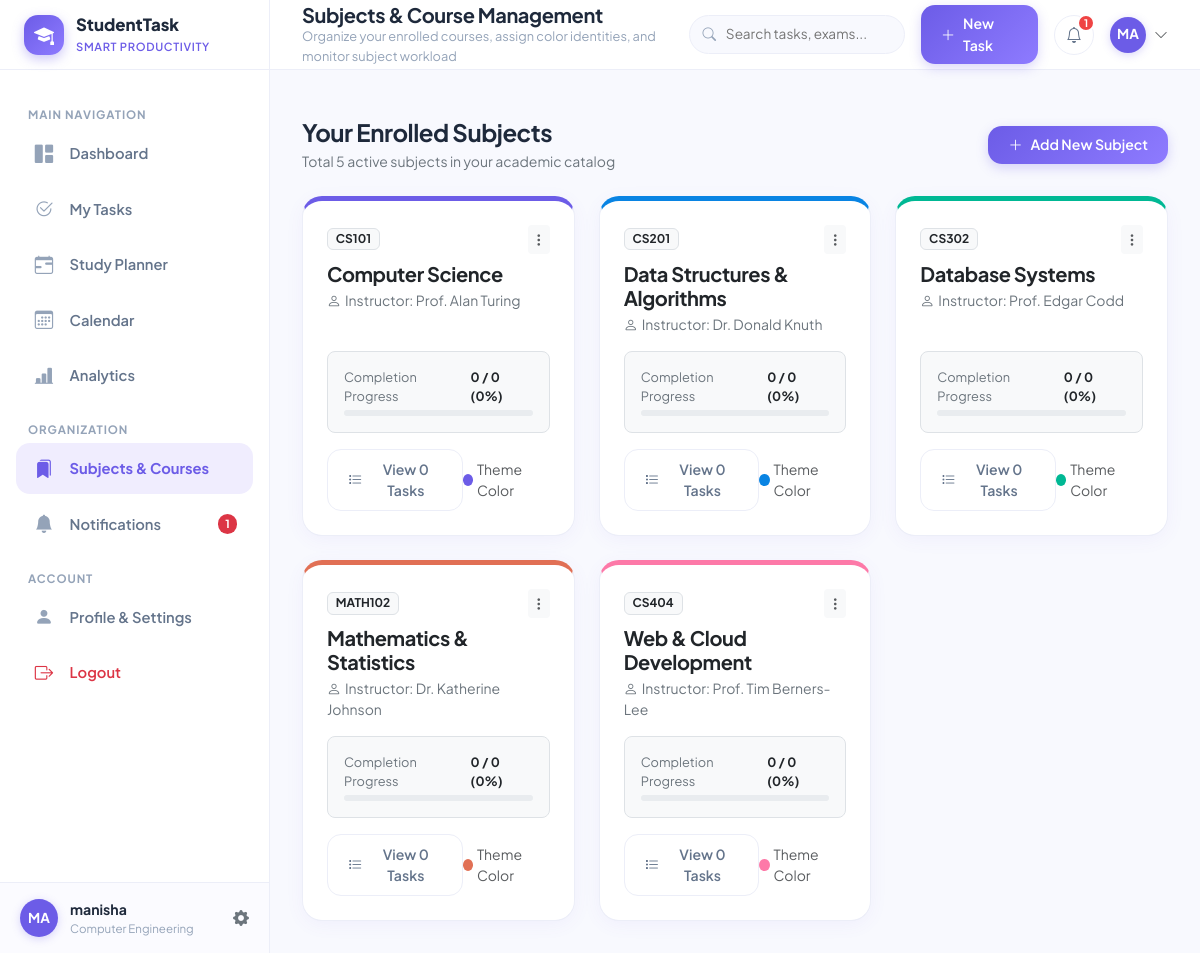
/subjects (signed in), run on the app's committed database.
### models.py (models this page shows, shortened)
class User(UserMixin, db.Model):
    __tablename__ = 'users'
    id = db.Column(db.Integer, primary_key=True)
    name = db.Column(db.String(100), nullable=False)
    email = db.Column(db.String(120), unique=True, nullable=False, index=True)
    password_hash = db.Column(db.String(256), nullable=False)
    college = db.Column(db.String(150), nullable=True)
    major = db.Column(db.String(150), nullable=True)
    semester = db.Column(db.String(50), nullable=True)
    avatar_color = db.Column(db.String(20), default='#6C5CE7')
    created_at = db.Column(db.DateTime, default=datetime.utcnow)
    tasks = db.relationship('Task', backref='student', cascade='all, delete-orphan', lazy=True)
    subjects = db.relationship('Subject', backref='student', cascade='all, delete-orphan', lazy=True)
    schedules = db.relationship('StudySchedule', backref='student', cascade='all, delete-orphan', lazy=True)
    notifications = db.relationship('Notification', backref='student', cascade='all, delete-orphan', lazy=True)
    @property
    def initials(self):
        parts = self.name.strip().split()
        if len(parts) >= 2:
            return f"{parts[0][0]}{parts[1][0]}".upper()
        elif len(parts) == 1 and len(parts[0]) > 0:
            return parts[0][:2].upper()
        return "ST"

class Subject(db.Model):
    __tablename__ = 'subjects'
    id = db.Column(db.Integer, primary_key=True)
    user_id = db.Column(db.Integer, db.ForeignKey('users.id', ondelete='CASCADE'), nullable=False, index=True)
    name = db.Column(db.String(100), nullable=False)
    code = db.Column(db.String(30), nullable=True)
    color = db.Column(db.String(20), default='#6C5CE7')
    instructor = db.Column(db.String(100), nullable=True)
    created_at = db.Column(db.DateTime, default=datetime.utcnow)
    tasks = db.relationship('Task', backref='subject', lazy=True)
    schedules = db.relationship('StudySchedule', backref='subject', lazy=True)

class Notification(db.Model):
    __tablename__ = 'notifications'
    id = db.Column(db.Integer, primary_key=True)
    user_id = db.Column(db.Integer, db.ForeignKey('users.id', ondelete='CASCADE'), nullable=False, index=True)
    title = db.Column(db.String(150), nullable=False)
    message = db.Column(db.Text, nullable=False)
    notification_type = db.Column(db.String(30), default='reminder')  # overdue, deadline, reminder, system
    is_read = db.Column(db.Boolean, default=False)
    action_link = db.Column(db.String(200), nullable=True)
    created_at = db.Column(db.DateTime, default=datetime.utcnow)

### app.py (the view, shortened to what this page needs)
@app.route('/subjects', methods=['GET', 'POST'])
@login_required
def subject_list():
    subjects = Subject.query.filter_by(user_id=current_user.id).all()
    subject_stats = []
    for s in subjects:
        task_count = Task.query.filter_by(user_id=current_user.id, subject_id=s.id).count()
        completed_count = Task.query.filter_by(user_id=current_user.id, subject_id=s.id, status='Completed').count()
        subject_stats.append({
            'subject': s,
            'total_tasks': task_count,
            'completed_tasks': completed_count,
            'rate': round((completed_count / task_count * 100), 1) if task_count > 0 else 0
        })
    return render_template('subjects/index.html', subject_stats=subject_stats)

### app.py (called while the page is built, shortened)
@login_manager.user_loader
def load_user(user_id):
    return db.session.get(User, int(user_id))

@app.context_processor
def inject_global_data():
    if current_user.is_authenticated:
        unread_count = Notification.query.filter_by(
            user_id=current_user.id, is_read=False
        ).count()
        recent_notifs = Notification.query.filter_by(
            user_id=current_user.id
        ).order_by(Notification.created_at.desc()).limit(5).all()
        user_subjects = Subject.query.filter_by(user_id=current_user.id).all()
        return {
            'unread_notifications_count': unread_count,
            'recent_notifications': recent_notifs,
            'user_subjects': user_subjects,
            'today_date': date.today(),
            'current_year': datetime.now().year
        }

### templates/subjects/index.html (shortened to what this page needs)
{% extends "base.html" %}
{% block page_title %}Subjects & Course Management{% endblock %}
{% block page_subtitle %}Organize your enrolled courses, assign color identities, and monitor subject workload{% endblock %}
{% block content %}
<div class="container-fluid px-0">
    <div class="d-flex flex-wrap align-items-center justify-content-between gap-3 mb-4">
        <div>
            <h4 class="fw-bold mb-1">Your Enrolled Subjects</h4>
            <p class="text-secondary small mb-0">Total {{ subject_stats|length }} active subjects in your academic catalog</p>
        </div>
        <div>
            <button type="button" class="btn-primary-custom" data-bs-toggle="modal" data-bs-target="#newSubjectModal">
                <i class="bi bi-plus-lg"></i>
                <span>Add New Subject</span>
            </button>
        </div>
    </div>
    {% if subject_stats %}
    <div class="row g-4">
        {% for item in subject_stats %}
        {% set s = item.subject %}
        <div class="col-md-6 col-xl-4">
            <div class="card-modern h-100 p-4 d-flex flex-column justify-content-between" style="border-top: 5px solid {{ s.color }};">
                <div>
                    <div class="d-flex align-items-center justify-content-between mb-2">
                        <span class="badge bg-light text-dark border fw-bold" style="font-size: 0.75rem;">
                            {{ s.code or 'NO CODE' }}
                        </span>
                        <div class="dropdown">
                            <button class="btn btn-sm btn-light border-0 p-1 text-muted" type="button" data-bs-toggle="dropdown">
                                <i class="bi bi-three-dots-vertical"></i>
                            </button>
                        </div>
                    </div>
                    <h5 class="fw-bold text-dark mb-1">{{ s.name }}</h5>
                    <div class="text-secondary small mb-3">
                        <i class="bi bi-person me-1"></i>Instructor: {{ s.instructor or 'Not specified' }}
                    </div>
                </div>
                <div>
                    <div class="p-3 rounded-3 bg-light border mb-3">
                        <div class="d-flex align-items-center justify-content-between mb-1" style="font-size: 0.8rem;">
                            <span class="text-secondary">Completion Progress</span>
                            <span class="fw-bold text-dark">{{ item.completed_tasks }} / {{ item.total_tasks }} ({{ item.rate }}%)</span>
                        </div>
                        <div class="progress" style="height: 6px;">
                        </div>
                    </div>
                    <div class="d-flex align-items-center justify-content-between">
                        <a href="{{ url_for('task_list', subject=s.id) }}" class="btn btn-sm btn-outline-custom">
                            <i class="bi bi-list-task"></i> View {{ item.total_tasks }} Tasks
                        </a>
                        <div class="d-flex align-items-center gap-1 text-muted small">
                            <span class="subject-dot" style="background-color: {{ s.color }}; width: 12px; height: 12px;"></span>
                            <span>Theme Color</span>
                        </div>
                    </div>
                </div>
            </div>
        </div>
        {% endfor %}
    </div>
    {% endif %}
</div>
{% endblock %}

### templates/base.html (shortened to what this page needs)
<!DOCTYPE html>
<html lang="en">
<head>
    <link href="https://cdn.jsdelivr.net/npm/bootstrap@5.3.3/dist/css/bootstrap.min.css" rel="stylesheet">
    <link rel="stylesheet" href="https://cdn.jsdelivr.net/npm/bootstrap-icons@1.11.3/font/bootstrap-icons.min.css">
    <link rel="stylesheet" href="{{ url_for('static', filename='css/style.css') }}">
</head>
<body>
{% if current_user.is_authenticated %}
<div class="app-wrapper">
    <aside class="app-sidebar" id="appSidebar">
        <div class="sidebar-brand">
            <div class="brand-icon">
                <i class="bi bi-mortarboard-fill"></i>
            </div>
            <div class="brand-text">
                <span class="brand-title">StudentTask</span>
                <span class="brand-subtitle">Smart Productivity</span>
            </div>
        </div>
        <div class="sidebar-menu">
            <div class="menu-label">Main Navigation</div>
            <ul class="nav flex-column">
                <li class="nav-item">
                    <a href="{{ url_for('dashboard') }}" class="nav-link-custom {% if request.endpoint == 'dashboard' %}active{% endif %}">
                        <i class="bi bi-grid-1x2-fill"></i>
                        <span>Dashboard</span>
                    </a>
                </li>
                <li class="nav-item">
                    <a href="{{ url_for('task_list') }}" class="nav-link-custom {% if request.endpoint in ['task_list', 'task_create', 'task_edit', 'task_detail'] %}active{% endif %}">
                        <i class="bi bi-check2-circle"></i>
                        <span>My Tasks</span>
                    </a>
                </li>
                <li class="nav-item">
                    <a href="{{ url_for('study_planner') }}" class="nav-link-custom {% if request.endpoint == 'study_planner' %}active{% endif %}">
                        <i class="bi bi-calendar-range"></i>
                        <span>Study Planner</span>
                    </a>
                </li>
                <li class="nav-item">
                    <a href="{{ url_for('calendar_view') }}" class="nav-link-custom {% if request.endpoint == 'calendar_view' %}active{% endif %}">
                        <i class="bi bi-calendar3"></i>
                        <span>Calendar</span>
                    </a>
                </li>
                <li class="nav-item">
                    <a href="{{ url_for('analytics_view') }}" class="nav-link-custom {% if request.endpoint == 'analytics_view' %}active{% endif %}">
                        <i class="bi bi-bar-chart-line-fill"></i>
                        <span>Analytics</span>
                    </a>
                </li>
            </ul>
            <div class="menu-label">Organization</div>
            <ul class="nav flex-column">
                <li class="nav-item">
                    <a href="{{ url_for('subject_list') }}" class="nav-link-custom {% if request.endpoint == 'subject_list' %}active{% endif %}">
                        <i class="bi bi-bookmarks-fill"></i>
                        <span>Subjects & Courses</span>
                    </a>
                </li>
                <li class="nav-item">
                    <a href="{{ url_for('notification_list') }}" class="nav-link-custom {% if request.endpoint == 'notification_list' %}active{% endif %}">
                        <i class="bi bi-bell-fill"></i>
                        <span>Notifications</span>
                        {% if unread_notifications_count > 0 %}
                        <span class="badge bg-danger rounded-pill ms-auto" style="font-size: 0.7rem;">{{ unread_notifications_count }}</span>
                        {% endif %}
                    </a>
                </li>
            </ul>
            <div class="menu-label">Account</div>
            <ul class="nav flex-column">
                <li class="nav-item">
                    <a href="{{ url_for('profile_view') }}" class="nav-link-custom {% if request.endpoint == 'profile_view' %}active{% endif %}">
                        <i class="bi bi-person-fill"></i>
                        <span>Profile & Settings</span>
                    </a>
                </li>
                <li class="nav-item">
                    <a href="{{ url_for('auth_logout') }}" class="nav-link-custom text-danger">
                        <i class="bi bi-box-arrow-right text-danger"></i>
                        <span>Logout</span>
                    </a>
                </li>
            </ul>
        </div>
        <div class="sidebar-footer">
            <div class="user-snippet">
                <div class="user-avatar" style="background-color: {{ current_user.avatar_color }};">
                    {{ current_user.initials }}
                </div>
                <div class="user-snippet-info">
                    <div class="user-snippet-name">{{ current_user.name }}</div>
                    <div class="user-snippet-role">{{ current_user.major or 'Student' }}</div>
                </div>
                <a href="{{ url_for('profile_view') }}" class="text-secondary" title="Edit Profile">
                    <i class="bi bi-gear-fill"></i>
                </a>
            </div>
        </div>
    </aside>
    <div class="app-main">
        <header class="app-topbar">
            <div class="topbar-left">
                <div class="topbar-title-wrapper">
                    <h1>{% block page_title %}Dashboard{% endblock %}</h1>
                    <div class="topbar-subtitle">{% block page_subtitle %}Welcome back, {{ current_user.name }}{% endblock %}</div>
                </div>
            </div>
            <div class="topbar-right">
                <form action="{{ url_for('task_list') }}" method="GET" class="topbar-search-form d-none d-md-block">
                    <input type="text" name="search" class="topbar-search-input" placeholder="Search tasks, exams..." value="{{ request.args.get('search', '') }}">
                </form>
                <a href="{{ url_for('task_create') }}" class="btn-primary-custom d-none d-sm-inline-flex">
                    <i class="bi bi-plus-lg"></i>
                    <span>New Task</span>
                </a>
                <div class="dropdown">
                    <button class="icon-button" type="button" id="notifDropdown" data-bs-toggle="dropdown" aria-expanded="false">
                        <i class="bi bi-bell"></i>
                        {% if unread_notifications_count > 0 %}
                        <span class="notification-badge">{{ unread_notifications_count }}</span>
                        {% endif %}
                    </button>
                </div>
                <div class="dropdown">
                    <button class="btn p-0 border-0 d-flex align-items-center gap-2" type="button" id="userMenuDropdown" data-bs-toggle="dropdown" aria-expanded="false">
                        <div class="user-avatar" style="width: 36px; height: 36px; background-color: {{ current_user.avatar_color }};">
                            {{ current_user.initials }}
                        </div>
                        <i class="bi bi-chevron-down text-muted small d-none d-sm-inline"></i>
                    </button>
                </div>
            </div>
        </header>
        <div class="px-4 pt-3">
        </div>
        <main class="page-content">
            {% block content %}{% endblock %}
        </main>
    </div>
</div>
{% endif %}
</body>
</html>

### data on the page
User: initials "MA", name "manisha", major "Computer Engineering"
Notification: completed_tasks "0", total_tasks "0", rate "0"
Subject: code "CS101", name "Computer Science", instructor "Prof. Alan Turing"
Subject: code "CS201", name "Data Structures & Algorithms", instructor "Dr. Donald Knuth"
Subject: code "CS302", name "Database Systems", instructor "Prof. Edgar Codd"
Subject: code "MATH102", name "Mathematics & Statistics", instructor "Dr. Katherine Johnson"
Subject: code "CS404", name "Web & Cloud Development", instructor "Prof. Tim Berners-Lee"

### other printed values
{{ unread_notifications_count }} "1"
{{ subject_stats|length }} "5"
